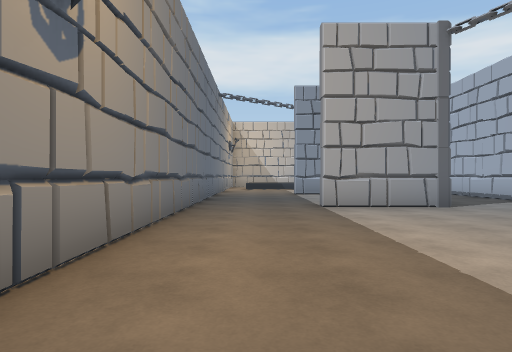
View 1 (above)

22 first-person views from a walk through a 3-D level made in the Unity game engine. The camera is 1.2 m above the floor, looks level and sees 75° across. The floor is counted in squares, 2 m on a side. Each view is taken from the middle of a square. On the plan, view 1 faces up. The plan holds only what a view shows up to about 10 squares ahead; the rest is blank. The place goes on beyond the plan.

View 2
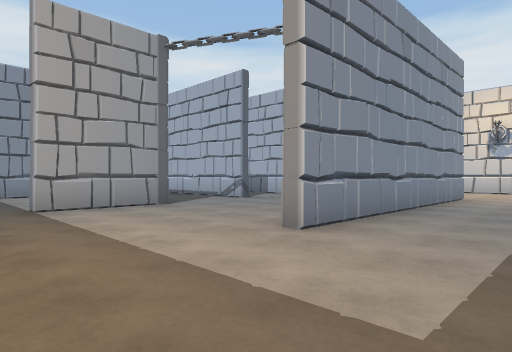

View 3
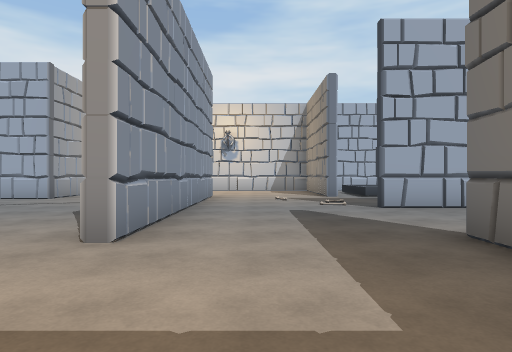

View 4
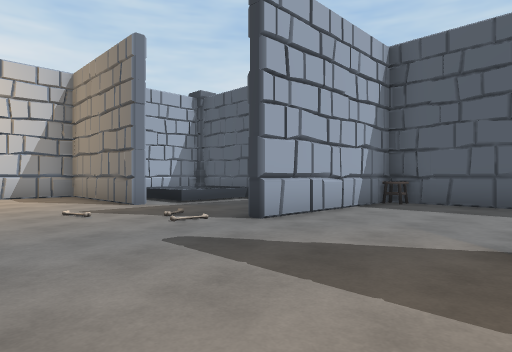

View 5
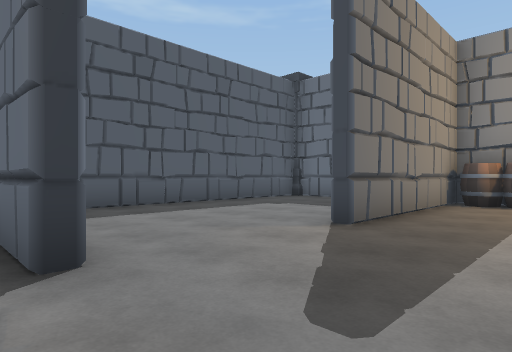

View 6
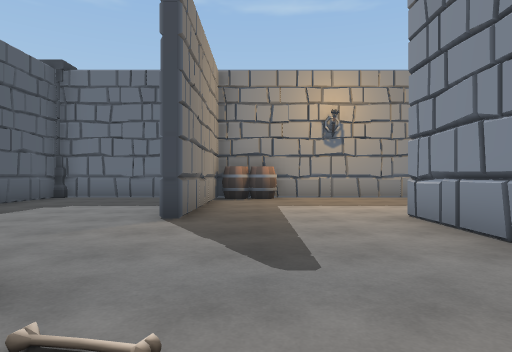

View 7
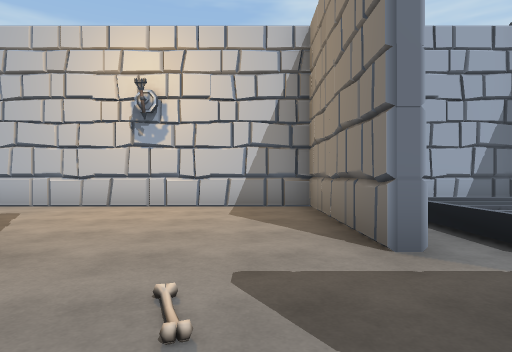

View 8
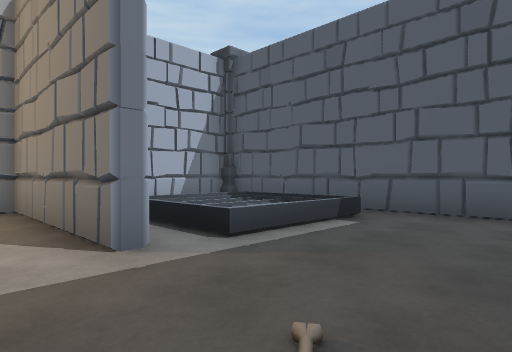

View 9
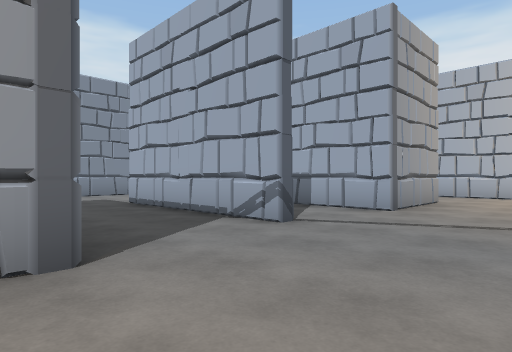

View 10
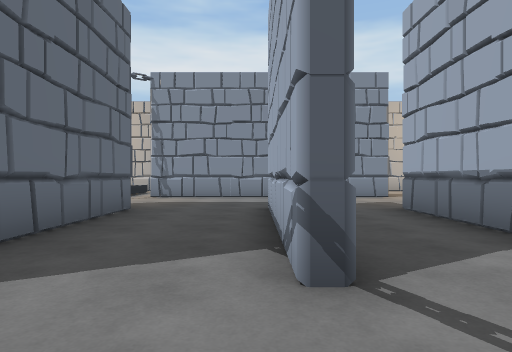

View 11
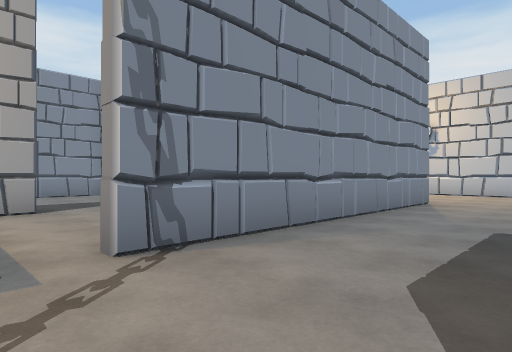

View 12
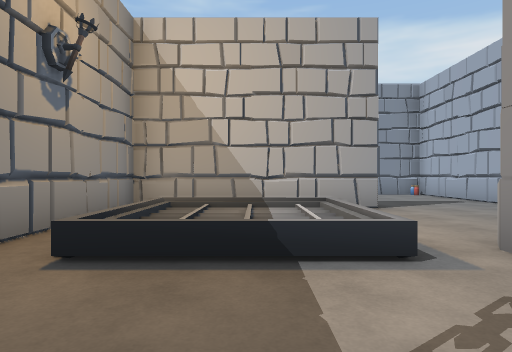

View 13
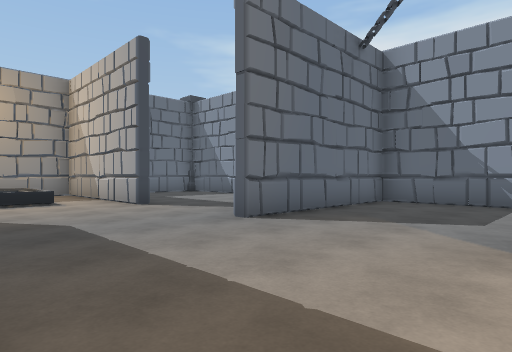

View 14
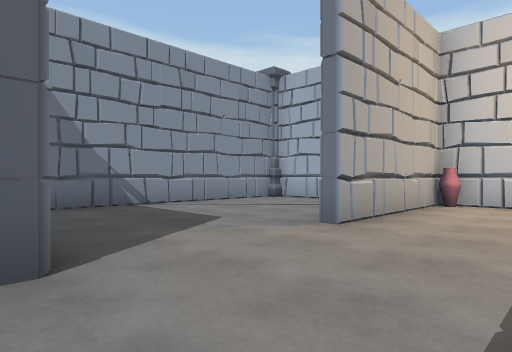

View 15
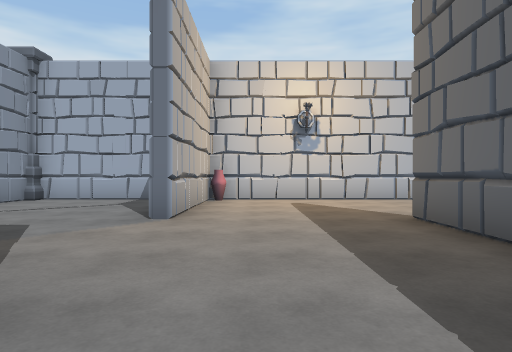

View 16
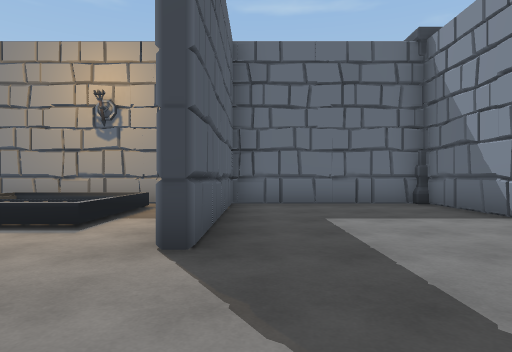

View 17
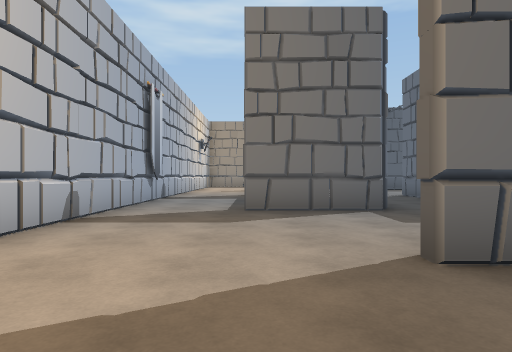

View 18
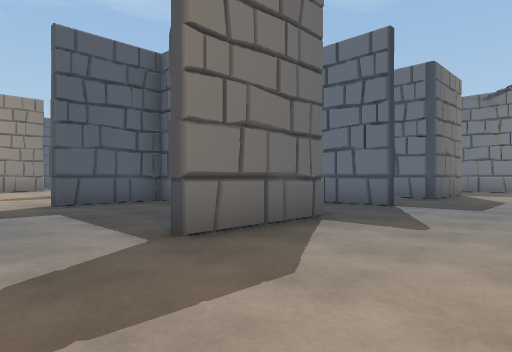

View 19
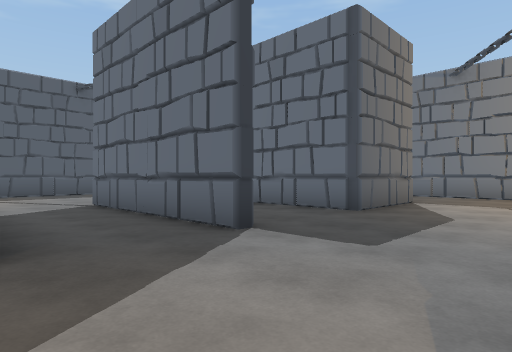

View 20
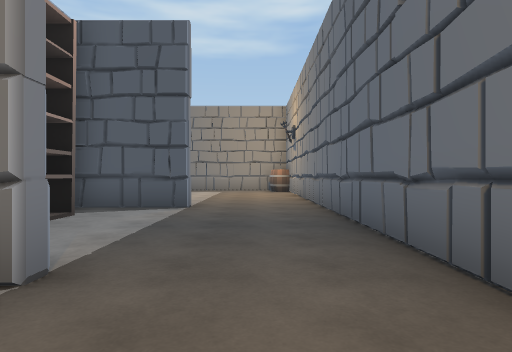

View 21
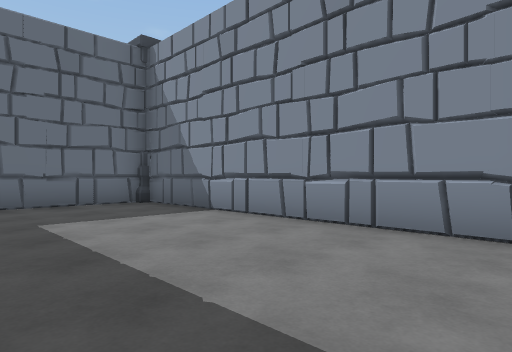

View 22
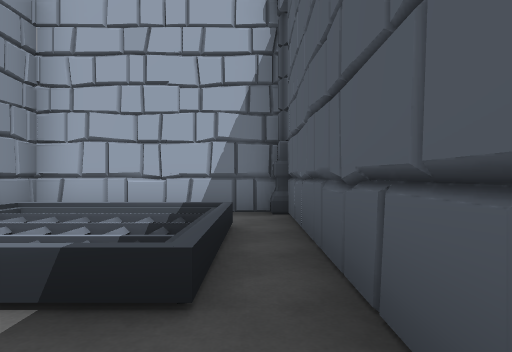

### Floor plan
Points are (right, up) in squares from view 1. A wall is a line through its corners. A room is listed if a view was taken in it or the views show most of it. See-through windows are left out.
Room 1 (views 1, 2, 3, 4, 5, 6, 7, 8, 9, 10, 11, 12, 13, 17, 18, 19, 20)
walls: (3.7, 6.4) (1.2, 6.4); (6.2, 6.8) (6.2, 11.3); (6.2, 2.6) (7.5, 2.6); (1.2, 6.7) (3.5, 6.7); (6.5, 11.3) (6.5, 6.9); (2.1, 10.9) (1.4, 10.9); (9.8, 2.3) (3, 2.3); (11.2, 6.4) (8.6, 6.4) (8.6, 11.2) (11.2, 11.2); (1.2, 11.2) (3.8, 11.2) (3.8, 7.9); (9.6, -1) (13.5, -1) (13.5, 6.5); (-0.4, -1) (3.2, -1); (7.9, 14.8) (9.7, 14.8); (9.7, 14.5) (3, 14.5); (13.5, 11.5) (13.5, 18.2); (-1.3, -2.6) (-1.3, -5.5) (6.2, -5.5) (6.2, -1.4); (3.2, 18.2) (-1.3, 18.2) (-1.3, 0.8); (12.5, 18.2) (9.6, 18.2)
ways out: opening at (3, 16.5) to room 2; opening at (9, 16.5) to room 2; opening at (8.5, -1) to room 3; opening at (9, 18) to room 4; opening at (12.5, 7) to room 5; opening at (12.5, 11) to room 5; gap at (3, 15)
objects: column (-2, -6) to (-2, -5); barrel (-1, -1); barrel (-1, 0); other object (0, 15) to (2, 17); shelf (3, 9); chair (6, -5)
Room 2 (views 14, 15, 16, 21)
walls: (6.2, 19.1) (6.2, 22); (7.1, 22.7) (-1.3, 22.7) (-1.3, 18.5) (3.2, 18.5)
ways out: opening at (3, 16.5) to room 1; opening at (9, 16.5) to room 1; opening at (8.5, 18.5) to room 4
Room 3 (view 22)
walls: (7.6, -5.5) (13.2, -5.5); (12.7, -5.6) (13.1, -5.3); (6.5, -1.4) (6.5, -2.9); (13.5, -5.4) (13.5, -1.4) (12.6, -1.4)
ways out: opening at (8.5, -1) to room 1
objects: other object (10, -4) to (12, -2)
Room 4 (no view inside)
walls: (13.5, 19.6) (13.5, 22.5); (13.5, 18.2) (12.5, 18.2); (13.3, 22.7) (7.1, 22.7); (6.5, 22.8) (6.5, 18.3)
ways out: opening at (9, 18) to room 1; opening at (8.5, 18.5) to room 2
objects: pot (13, 18)
Room 5 (no view inside)
walls: (13.5, 6.5) (13.5, 11.5); (8.9, 6.7) (11.2, 6.7)
ways out: opening at (12.5, 7) to room 1; opening at (12.5, 11) to room 1
objects: flag (13, 9)

Where each view was taken, in squares from view 1:
view 1: 0 up, 0 right, facing up
view 2: 0 up, 0 right, facing up-right
view 3: 1 up, 0 right, facing right
view 4: 2 up, 3 right, facing down-right
view 5: 1 up, 7 right, facing down-left
view 6: 0 up, 8 right, facing left
view 7: 0 up, 7 right, facing right
view 8: 0 up, 7 right, facing down-right
view 9: 4 up, 3 right, facing up-right
view 10: 5 up, 6 right, facing up
view 11: 12 up, 2 right, facing up-right
view 12: 12 up, 1 right, facing up
view 13: 15 up, 10 right, facing up-left
view 14: 16 up, 6 right, facing up-right
view 15: 17 up, 5 right, facing right
view 16: 19 up, 6 right, facing left
view 17: 17 up, 11 right, facing down
view 18: 14 up, 13 right, facing down-left
view 19: 14 up, 9 right, facing down-left
view 20: 13 up, 0 right, facing down
view 21: 19 up, 6 right, facing up-left
view 22: 5 down, 8 right, facing right
